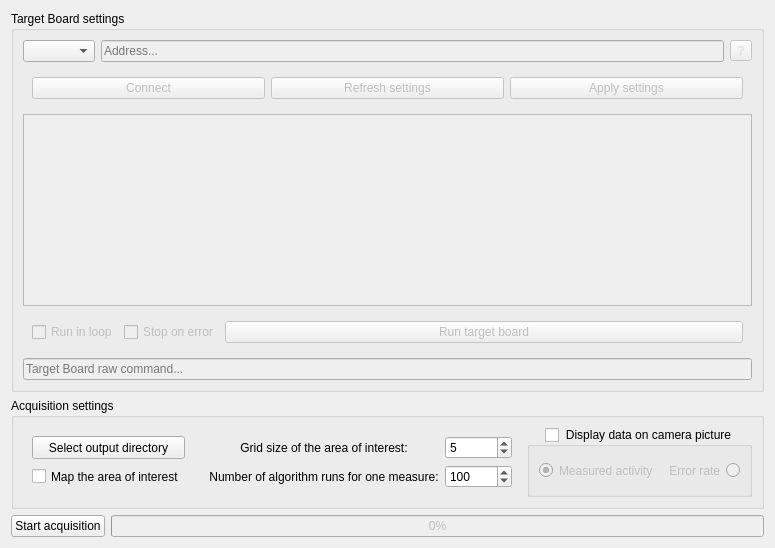
      <widget class="QWidget" name="acquisitionTab">
       <attribute name="title">
        <string>Acquisition</string>
       </attribute>
       <attribute name="toolTip">
        <string>Lancement d'un test </string>
       </attribute>
       <layout class="QGridLayout" name="gridLayout_5">
        <item row="2" column="1">
         <widget class="QProgressBar" name="acquisitionProgressBar">
          <property name="enabled">
           <bool>false</bool>
          </property>
          <property name="value">
           <number>0</number>
          </property>
         </widget>
        </item>
        <item row="1" column="0" colspan="2">
         <widget class="QGroupBox" name="acquisitionGroupBox">
          <property name="sizePolicy">
           <sizepolicy hsizetype="Preferred" vsizetype="Maximum">
            <horstretch>0</horstretch>
            <verstretch>0</verstretch>
           </sizepolicy>
          </property>
          <property name="title">
           <string>Acquisition settings</string>
          </property>
          <layout class="QHBoxLayout" name="horizontalLayout_2">
           <item>
            <widget class="QWidget" name="acquisitionOutMapWidget" native="true">
             <property name="sizePolicy">
              <sizepolicy hsizetype="Preferred" vsizetype="Preferred">
               <horstretch>0</horstretch>
               <verstretch>0</verstretch>
              </sizepolicy>
             </property>
             <layout class="QVBoxLayout" name="verticalLayout_2">
              <item>
               <widget class="QPushButton" name="selectOutButton">
                <property name="sizePolicy">
                 <sizepolicy hsizetype="Preferred" vsizetype="Preferred">
                  <horstretch>0</horstretch>
                  <verstretch>0</verstretch>
                 </sizepolicy>
                </property>
                <property name="text">
                 <string>Select output directory</string>
                </property>
               </widget>
              </item>
              <item>
               <widget class="QCheckBox" name="mapAreaCheckBox">
                <property name="sizePolicy">
                 <sizepolicy hsizetype="Preferred" vsizetype="Preferred">
                  <horstretch>0</horstretch>
                  <verstretch>0</verstretch>
                 </sizepolicy>
                </property>
                <property name="layoutDirection">
                 <enum>Qt::LayoutDirection::LeftToRight</enum>
                </property>
                <property name="text">
                 <string>Map the area of interest</string>
                </property>
               </widget>
              </item>
             </layout>
            </widget>
           </item>
           <item>
            <widget class="QWidget" name="acquisitionNTimeWidget" native="true">
             <property name="sizePolicy">
              <sizepolicy hsizetype="Preferred" vsizetype="Preferred">
               <horstretch>0</horstretch>
               <verstretch>0</verstretch>
              </sizepolicy>
             </property>
             <layout class="QGridLayout" name="gridLayout_12">
              <item row="0" column="1">
               <widget class="QSpinBox" name="acquisitionAreaNSpinBox">
                <property name="sizePolicy">
                 <sizepolicy hsizetype="Preferred" vsizetype="Preferred">
                  <horstretch>0</horstretch>
                  <verstretch>0</verstretch>
                 </sizepolicy>
                </property>
                <property name="minimum">
                 <number>1</number>
                </property>
                <property name="maximum">
                 <number>1000</number>
                </property>
                <property name="value">
                 <number>5</number>
                </property>
               </widget>
              </item>
              <item row="3" column="0">
               <widget class="QLabel" name="acquisitionCountLabel">
                <property name="sizePolicy">
                 <sizepolicy hsizetype="Preferred" vsizetype="Preferred">
                  <horstretch>0</horstretch>
                  <verstretch>0</verstretch>
                 </sizepolicy>
                </property>
                <property name="layoutDirection">
                 <enum>Qt::LayoutDirection::LeftToRight</enum>
                </property>
                <property name="text">
                 <string>Number of algorithm runs for one measure:</string>
                </property>
                <property name="alignment">
                 <set>Qt::AlignmentFlag::AlignCenter</set>
                </property>
               </widget>
              </item>
              <item row="3" column="1">
               <widget class="QSpinBox" name="acquisitionCountSpinBox">
                <property name="sizePolicy">
                 <sizepolicy hsizetype="Preferred" vsizetype="Preferred">
                  <horstretch>0</horstretch>
                  <verstretch>0</verstretch>
                 </sizepolicy>
                </property>
                <property name="suffix">
                 <string/>
                </property>
                <property name="maximum">
                 <number>100000</number>
                </property>
                <property name="value">
                 <number>100</number>
                </property>
               </widget>
              </item>
              <item row="0" column="0">
               <widget class="QLabel" name="acquisitionAreaNLabel">
                <property name="sizePolicy">
                 <sizepolicy hsizetype="Preferred" vsizetype="Preferred">
                  <horstretch>0</horstretch>
                  <verstretch>0</verstretch>
                 </sizepolicy>
                </property>
                <property name="layoutDirection">
                 <enum>Qt::LayoutDirection::LeftToRight</enum>
                </property>
                <property name="text">
                 <string>Grid size of the area of interest:</string>
                </property>
                <property name="alignment">
                 <set>Qt::AlignmentFlag::AlignCenter</set>
                </property>
               </widget>
              </item>
             </layout>
            </widget>
           </item>
           <item>
            <widget class="QGroupBox" name="displayDataGroupBox">
             <property name="enabled">
              <bool>true</bool>
             </property>
             <property name="sizePolicy">
              <sizepolicy hsizetype="Preferred" vsizetype="Preferred">
               <horstretch>0</horstretch>
               <verstretch>0</verstretch>
              </sizepolicy>
             </property>
             <property name="layoutDirection">
              <enum>Qt::LayoutDirection::LeftToRight</enum>
             </property>
             <property name="title">
              <string>Display data on camera picture</string>
             </property>
             <property name="alignment">
              <set>Qt::AlignmentFlag::AlignHCenter|Qt::AlignmentFlag::AlignTop</set>
             </property>
             <property name="flat">
              <bool>false</bool>
             </property>
             <property name="checkable">
              <bool>true</bool>
             </property>
             <property name="checked">
              <bool>false</bool>
             </property>
             <layout class="QHBoxLayout" name="horizontalLayout">
              <item>
               <widget class="QRadioButton" name="displayActivityRadioButton">
                <property name="sizePolicy">
                 <sizepolicy hsizetype="Minimum" vsizetype="Preferred">
                  <horstretch>0</horstretch>
                  <verstretch>0</verstretch>
                 </sizepolicy>
                </property>
                <property name="text">
                 <string>Measured activity</string>
                </property>
                <property name="checkable">
                 <bool>true</bool>
                </property>
                <property name="checked">
                 <bool>true</bool>
                </property>
                <property name="autoRepeat">
                 <bool>false</bool>
                </property>
                <property name="autoExclusive">
                 <bool>true</bool>
                </property>
               </widget>
              </item>
              <item>
               <widget class="QRadioButton" name="displayErrorRadioButton">
                <property name="sizePolicy">
                 <sizepolicy hsizetype="Minimum" vsizetype="Preferred">
                  <horstretch>0</horstretch>
                  <verstretch>0</verstretch>
                 </sizepolicy>
                </property>
                <property name="layoutDirection">
                 <enum>Qt::LayoutDirection::RightToLeft</enum>
                </property>
                <property name="text">
                 <string>Error rate</string>
                </property>
                <property name="autoExclusive">
                 <bool>true</bool>
                </property>
               </widget>
              </item>
             </layout>
            </widget>
           </item>
          </layout>
         </widget>
        </item>
        <item row="2" column="0">
         <widget class="QPushButton" name="acquisitionRunButton">
          <property name="enabled">
           <bool>true</bool>
          </property>
          <property name="text">
           <string>Start acquisition</string>
          </property>
         </widget>
        </item>
        <item row="0" column="0" colspan="2">
         <widget class="QGroupBox" name="targetBoardBox">
          <property name="title">
           <string>Target Board settings</string>
          </property>
          <layout class="QGridLayout" name="gridLayout_6">
           <item row="6" column="0" colspan="4">
            <widget class="QLineEdit" name="boardCmdLineEdit">
             <property name="enabled">
              <bool>false</bool>
             </property>
             <property name="placeholderText">
              <string>Target Board raw command...</string>
             </property>
             <property name="clearButtonEnabled">
              <bool>true</bool>
             </property>
            </widget>
           </item>
           <item row="0" column="3">
            <widget class="QToolButton" name="boardHelpButton">
             <property name="enabled">
              <bool>false</bool>
             </property>
             <property name="text">
              <string>❔</string>
             </property>
            </widget>
           </item>
           <item row="1" column="0" colspan="4">
            <widget class="QWidget" name="boardSettingsWidget" native="true">
             <property name="sizePolicy">
              <sizepolicy hsizetype="Preferred" vsizetype="Maximum">
               <horstretch>0</horstretch>
               <verstretch>0</verstretch>
              </sizepolicy>
             </property>
             <layout class="QHBoxLayout" name="horizontalLayout_5">
              <item>
               <widget class="QPushButton" name="boardConnectButton">
                <property name="enabled">
                 <bool>false</bool>
                </property>
                <property name="text">
                 <string>Connect</string>
                </property>
               </widget>
              </item>
              <item>
               <widget class="QPushButton" name="boardSettingsGetButton">
                <property name="enabled">
                 <bool>false</bool>
                </property>
                <property name="sizePolicy">
                 <sizepolicy hsizetype="Minimum" vsizetype="Fixed">
                  <horstretch>0</horstretch>
                  <verstretch>0</verstretch>
                 </sizepolicy>
                </property>
                <property name="text">
                 <string>Refresh settings</string>
                </property>
               </widget>
              </item>
              <item>
               <widget class="QPushButton" name="boardSettingsApplyButton">
                <property name="enabled">
                 <bool>false</bool>
                </property>
                <property name="sizePolicy">
                 <sizepolicy hsizetype="Minimum" vsizetype="Fixed">
                  <horstretch>0</horstretch>
                  <verstretch>0</verstretch>
                 </sizepolicy>
                </property>
                <property name="text">
                 <string>Apply settings</string>
                </property>
               </widget>
              </item>
             </layout>
            </widget>
           </item>
           <item row="0" column="1" colspan="2">
            <widget class="QLineEdit" name="boardAddressLineEdit">
             <property name="enabled">
              <bool>false</bool>
             </property>
             <property name="sizePolicy">
              <sizepolicy hsizetype="Preferred" vsizetype="Preferred">
               <horstretch>0</horstretch>
               <verstretch>0</verstretch>
              </sizepolicy>
             </property>
             <property name="placeholderText">
              <string>Address...</string>
             </property>
             <property name="clearButtonEnabled">
              <bool>false</bool>
             </property>
            </widget>
           </item>
           <item row="0" column="0">
            <widget class="QComboBox" name="boardDeviceComboBox">
             <property name="sizePolicy">
              <sizepolicy hsizetype="Maximum" vsizetype="Preferred">
               <horstretch>0</horstretch>
               <verstretch>0</verstretch>
              </sizepolicy>
             </property>
             <property name="placeholderText">
              <string>Device</string>
             </property>
            </widget>
           </item>
           <item row="4" column="0" colspan="4">
            <widget class="QPlainTextEdit" name="boardSettingsTextEdit">
             <property name="enabled">
              <bool>false</bool>
             </property>
             <property name="sizePolicy">
              <sizepolicy hsizetype="Expanding" vsizetype="Preferred">
               <horstretch>0</horstretch>
               <verstretch>0</verstretch>
              </sizepolicy>
             </property>
             <property name="overwriteMode">
              <bool>false</bool>
             </property>
             <property name="backgroundVisible">
              <bool>false</bool>
             </property>
            </widget>
           </item>
           <item row="5" column="0" colspan="4">
            <widget class="QWidget" name="boardRunWidget" native="true">
             <property name="enabled">
              <bool>false</bool>
             </property>
             <property name="sizePolicy">
              <sizepolicy hsizetype="Preferred" vsizetype="Maximum">
               <horstretch>0</horstretch>
               <verstretch>0</verstretch>
              </sizepolicy>
             </property>
             <layout class="QHBoxLayout" name="horizontalLayout_4">
              <item>
               <widget class="QCheckBox" name="boardLoopCheckBox">
                <property name="sizePolicy">
                 <sizepolicy hsizetype="Preferred" vsizetype="Fixed">
                  <horstretch>0</horstretch>
                  <verstretch>0</verstretch>
                 </sizepolicy>
                </property>
                <property name="text">
                 <string>Run in loop</string>
                </property>
               </widget>
              </item>
              <item>
               <widget class="QCheckBox" name="boardStopOnErrorCheckBox">
                <property name="sizePolicy">
                 <sizepolicy hsizetype="Preferred" vsizetype="Fixed">
                  <horstretch>0</horstretch>
                  <verstretch>0</verstretch>
                 </sizepolicy>
                </property>
                <property name="text">
                 <string>Stop on error</string>
                </property>
               </widget>
              </item>
              <item>
               <widget class="QPushButton" name="boardRunButton">
                <property name="sizePolicy">
                 <sizepolicy hsizetype="MinimumExpanding" vsizetype="Fixed">
                  <horstretch>0</horstretch>
                  <verstretch>0</verstretch>
                 </sizepolicy>
                </property>
                <property name="text">
                 <string>Run target board</string>
                </property>
               </widget>
              </item>
             </layout>
            </widget>
           </item>
          </layout>
         </widget>
        </item>
       </layout>
      </widget>
